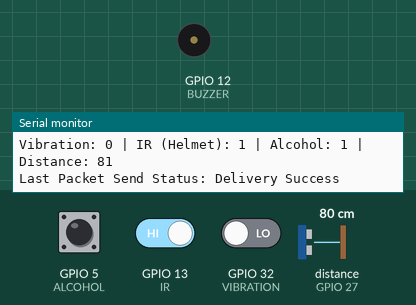
Simulated run of this sketch. Board: ESP32. Shown: buzzer (waves = sounding, pin HIGH), the last lines printed to the serial monitor. The inputs (shaded band) are chosen by the test bench; at power-on: distance to the obstacle (sensor on GPIO 27) 80 cm, GPIO 5 (ALCOHOL) HIGH, GPIO 13 (IR) HIGH, GPIO 32 (VIBRATION) LOW. The echo pulse lasts 58.3 µs per cm.

Above: at 1.2 s.
1.3 s: distance to the obstacle (sensor on GPIO 27) set to 21 cm
2.8 s: distance to the obstacle (sensor on GPIO 27) set to 17 cm
At 3.3 s:
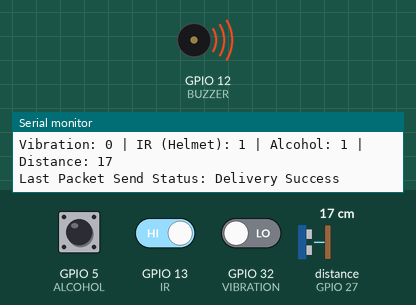
4.3 s: distance to the obstacle (sensor on GPIO 27) set to 35 cm
At 5.5 s:
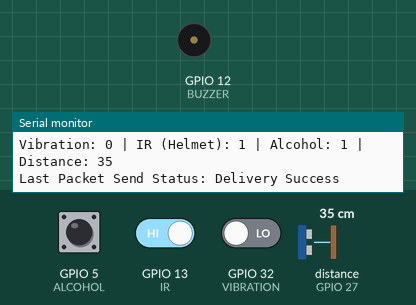
5.8 s: distance to the obstacle (sensor on GPIO 27) set to 2 cm
At 6.8 s:
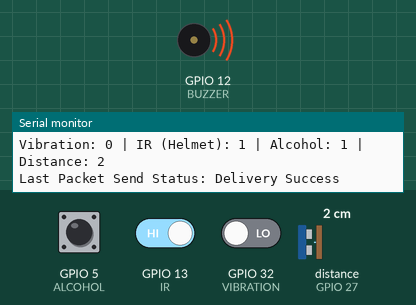
Timing chart, 0 to 8.3 s (numbered marks = the images above; inputs shaded):
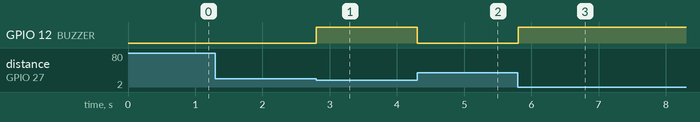

Measured:
- the behaviour switches between 20 and 19 cm on distance to the obstacle (sensor on GPIO 27) (found by bisection; images 0 and 1)
- after the input at 2.8 s, GPIO 12 (BUZZER): LOW → HIGH at once
- after the input at 4.3 s, GPIO 12 (BUZZER): HIGH → LOW at once
- after the input at 5.8 s, GPIO 12 (BUZZER): LOW → HIGH at once

The sketch:

sender.ino
```cpp
#include <esp_now.h>
#include <esp_wifi.h>
#include <WiFi.h>
#include <NewPing.h>

// Board and pins
#define BOARD_ID 1
#define VIBRATION 32
#define BUZZER 12
#define IR 13
#define ALCOHOL 5
#define TRIG_PIN 14
#define ECHO_PIN 27
#define MAX_DISTANCE 200  // cm for ultrasonic

// NewPing instance
NewPing sonar(TRIG_PIN, ECHO_PIN, MAX_DISTANCE);

// Data structure to send
typedef struct struct_message {
    int id;
    int vibration;
    int ir;        // Helmet detection
    int alcohol;   // Alcohol sensor reading
    int distance;  // Ultrasonic distance
} struct_message;

struct_message myData;

// Receiver MAC Address (change to your receiver's MAC)
uint8_t broadcastAddress[] = {0xCC, 0xDB, 0xA7, 0x31, 0x97, 0x30};

// Interval between sends (ms)
const long interval = 100;
unsigned long previousMillis = 0;

// Send callback
void OnDataSent(const uint8_t *mac_addr, esp_now_send_status_t status) {
  Serial.print("Last Packet Send Status: ");
  Serial.println(status == ESP_NOW_SEND_SUCCESS ? "Delivery Success" : "Delivery Fail");
}

void setup() {
  Serial.begin(115200);
  pinMode(VIBRATION, INPUT);
  pinMode(BUZZER, OUTPUT);
  pinMode(IR, INPUT);
  pinMode(ALCOHOL, INPUT);

  // Set Wi-Fi in station mode
  WiFi.mode(WIFI_STA);
  WiFi.disconnect();
  esp_wifi_set_channel(6, WIFI_SECOND_CHAN_NONE); // set same channel as receiver

  // Init ESP-NOW
  if (esp_now_init() != ESP_OK) {
    Serial.println("Error initializing ESP-NOW");
    return;
  }

  // Register send callback
  esp_now_register_send_cb(OnDataSent);

  // Register peer
  esp_now_peer_info_t peerInfo = {};
  memcpy(peerInfo.peer_addr, broadcastAddress, 6);
  peerInfo.channel = 6;
  peerInfo.encrypt = false;

  if (esp_now_add_peer(&peerInfo) != ESP_OK) {
    Serial.println("Failed to add peer");
    return;
  }

  Serial.println("ESP-NOW Sender ready!");
}

void loop() {
  unsigned long currentMillis = millis();
  if (currentMillis - previousMillis >= interval) {
    previousMillis = currentMillis;

    int vibration = digitalRead(VIBRATION);
    int ir = digitalRead(IR);             // Helmet detection
    int alcohol = digitalRead(ALCOHOL);    // Alcohol sensor (analog value)
    int distance = sonar.ping_cm();       // Ultrasonic distance in cm

    // Buzzer alerts
    if (alcohol == 0) {  // No helmet
      digitalWrite(BUZZER, HIGH);
    } else if (distance > 0 && distance < 20) { // Obstacle detected
      digitalWrite(BUZZER, HIGH);
    } else {
      digitalWrite(BUZZER, LOW);
    }

    // Prepare data
    myData.id = BOARD_ID;
    myData.vibration = vibration;
    myData.ir = ir;
    myData.alcohol = alcohol;
    myData.distance = distance;

    // Send with retry mechanism
    esp_err_t result;
    int attempts = 0;
    do {
      result = esp_now_send(broadcastAddress, (uint8_t *)&myData, sizeof(myData));
      attempts++;
      if(result == ESP_OK) break;
      delay(50); // wait before retry
    } while(attempts < 5);

    if(result == ESP_OK){
      Serial.println("Sent with success");
    } else {
      Serial.println("Error sending the data after 5 attempts");
    }

    // Debugging
    Serial.print("Vibration: "); Serial.print(vibration);
    Serial.print(" | IR (Helmet): "); Serial.print(ir);
    Serial.print(" | Alcohol: "); Serial.print(alcohol);
    Serial.print(" | Distance: "); Serial.println(distance);
  }
}
```
